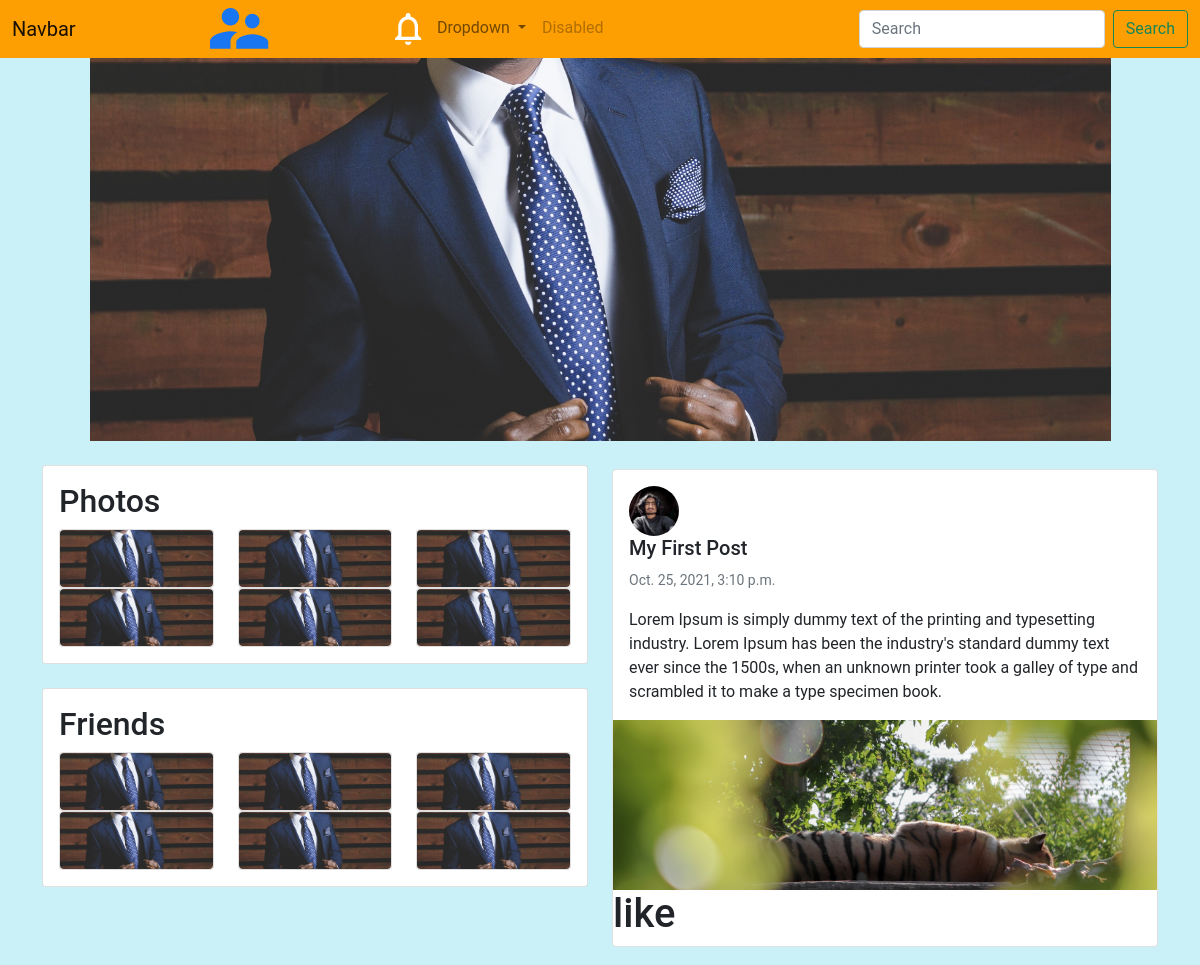
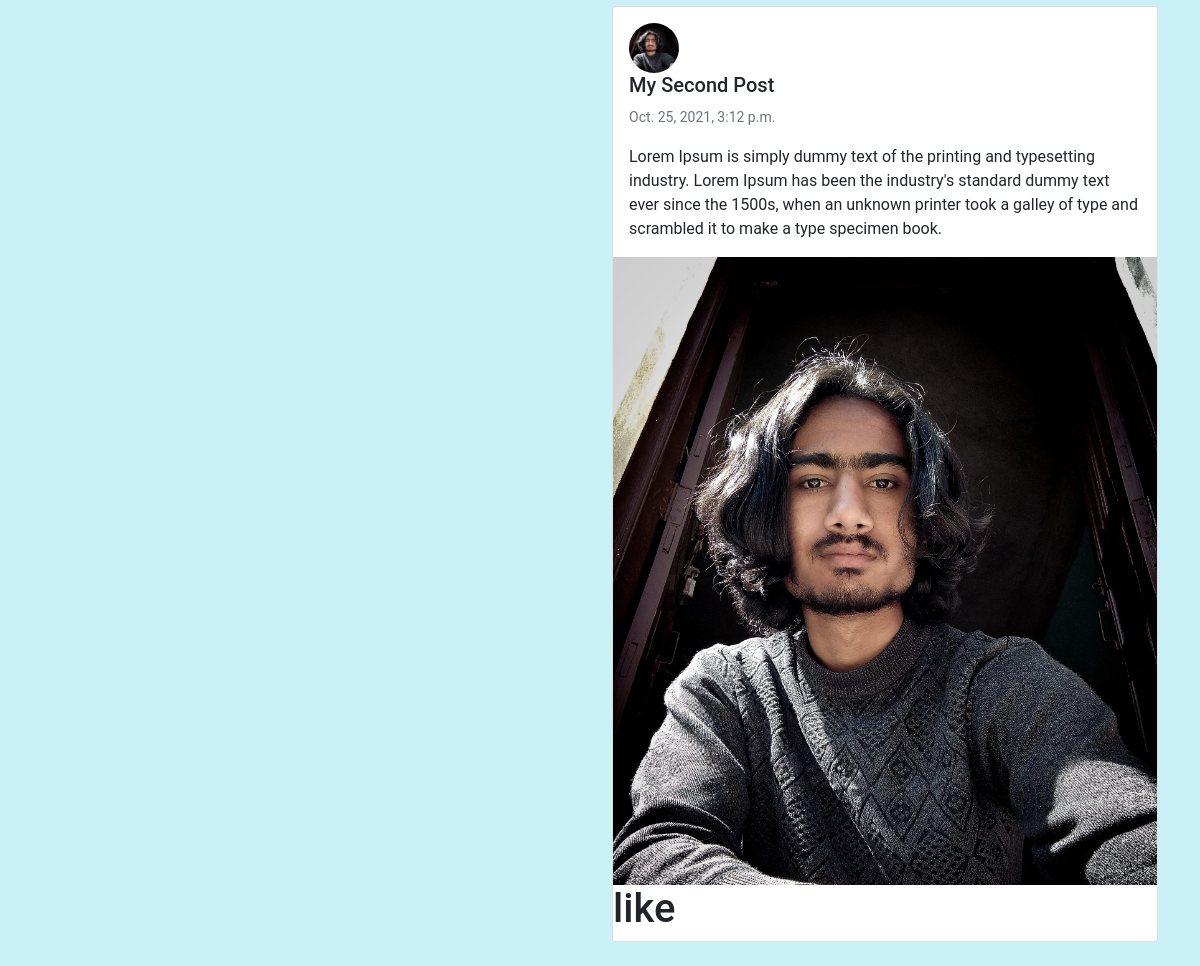
The app's page /user_profile/ (signed in) with its own data (2 pictures, top to bottom).
### myapp/models.py (models this page shows, shortened)
class CoverPic(models.Model):
    caption = models.CharField(max_length=500,blank = True)
    user = models.ForeignKey(Profile,on_delete=models.CASCADE,related_name="covers",default='')
    pic = models.ImageField( upload_to = 'Cover_Pic/Images',default="default/avatar.png")
    liked_by = models.ManyToManyField(Profile,related_name = 'likes',blank=True)
    created_at = models.DateTimeField(auto_now_add=True)
    updated_at = models.DateTimeField(auto_now= True)

class ProfilePic(models.Model):
    caption = models.CharField(max_length=500,blank = True)
    user = models.ForeignKey(Profile,on_delete=models.CASCADE,related_name="profiles",default='')
    pic = models.ImageField( upload_to = 'Profile_Pic',default = "default/avatar.png")
    liked_by = models.ManyToManyField(Profile,related_name = 'liked_by',blank=True)
    created_at = models.DateTimeField(auto_now_add=True)
    updated_at = models.DateTimeField(auto_now_add = True)

### account/models.py (models this page shows, shortened)
class MyUser(AbstractBaseUser,PermissionsMixin):
    email = models.EmailField(_('email address'), max_length = 40, unique= True)
    username = models.CharField(_('username'),max_length = 30,unique = True)
    first_name = models.CharField(_('first name'),max_length= 30,blank = True)
    last_name = models.CharField(_('last name'),max_length=30,blank = True)
    date_joined = models.DateTimeField(_('date joined'),default= timezone.now)
    last_login = models.DateTimeField(_('last login'),auto_now_add=True)
    is_superuser = models.BooleanField(_('is superuser'),default = False)
    is_staff = models.BooleanField(_('is staff'),default = False)
    is_active = models.BooleanField(_('is active'),default = True)
    objects = CustomUserManager()
    EMAIL_FIELD = 'email'
    USERNAME_FIELD = 'email'
    REQUIRED_FIELDS = ['username']
    class Meta:
        verbose_name = _('user')
        verbose_name_plural = _('users')

### post/models.py (models this page shows, shortened)
class Post(models.Model):
    user = models.ForeignKey(Profile,on_delete=models.CASCADE,related_name="posts",default='')
    title = models.CharField(max_length=300,blank=True)
    description = models.TextField(default='')
    pic = models.ImageField( upload_to = 'Post/Images',blank = True)
    liked_by = models.ManyToManyField(Profile,related_name = 'post_liked_by',blank=True)
    created_at = models.DateTimeField(auto_now_add=True)
    updated_at = models.DateTimeField(auto_now = True)
    def __str__(self):
        return f"{self.user} {self.title}"
    def show_comments(self):
        return self.comments.all()

### myapp/views.py (the view)
# urls.py: path('user_profile/',views.userProfile,name='userProfile'),
def userProfile(request):
    profile_obj = Profile.objects.get(user=request.user)
    profile_pic = profile_obj.get_profile().order_by('-created_at').first()
    cover_pic = profile_obj.get_cover().order_by('-created_at').first()
    posts = Post.objects.filter(user=profile_obj)
    print(Post.objects.filter(user=profile_obj))
    print(posts)
    return render(request,'myapp/user_profile.html',{'profile_pic':profile_pic,'cover_pic':cover_pic,'posts':posts,'friends':profile_obj.show_friends(),'array':MyUser.objects.all()[:6]})

### myapp/models.py (called while the page is built)
    def __str__(self):
        return self.user.username

    def show_friends(self):
        fr = self.friends.all()
        return fr

    def get_profile(self):
        return self.profiles.all()

    def get_cover(self):
        return self.covers.all()

### templates/myapp/user_profile.html (shortened to what this page needs)
{% extends 'myapp/base.html'%}
{% load static%}
{% block container%}
<div class="container-md ">
    <div class="row justify-content-center">
        <div class="col-sm-12 col-md-11 ">
            <img src="{{cover_pic.pic.url}}" class="img-fluid" alt="...">
        </div>
    </div>
</div>
    <br>
<div class="container-md">
    <div class="row justify-content-center">
        <div class="col-md-6 col-12">
            <div class="card ">
                <div class="card-body">
                    <div class="row">
                        <div class="col">
                         <h2>Photos</h2>
                        </div>
                    </div>
                    <div class="row justify-content-around">
                        {% for x in array%}
                        <div class="col-4">
                            <div class="card">
                                    <img src="{{cover_pic.pic.url}}" class="rounded float-start img-fluid" alt="..." >
                            </div>
                        </div>
                        {%endfor%}
                    </div>
                </div>
            </div>
            <div class="card mt-4">
                <div class="card-body">
                    <div class="row">
                        <div class="col">
                         <h2>Friends</h2>
                        </div>
                    </div>
                    <div class="row justify-content-around">
                        {% for x in array%}
                        <div class="col-4">
                            <div class="card">
                                    <img src="{{cover_pic.pic.url}}" class="rounded float-start img-fluid" alt="..." >
                            </div>
                        </div>
                        {%endfor%}
                    </div>
                </div>
            </div>
        </div>
        <br>
        <div class="col-md-6 mt-1">
            {% for post in posts%}
                <div class="card-group">
                    <div class="card">
                        <div class="card-body">
                            <img src="{{profile_pic.pic.url}}" alt="profile" class="rounded-circle"  width="50" height="50">
                            <h5 class="card-title">{{post.title}}</h5>
                            <p class="card-text"><small class="text-muted">{{post.created_at}}</small></p>
                            <p class="card-text">{{post.description}}</p>
                        </div>
                        {% if post.pic%}
                            <img src="{{post.pic.url}}" alt="image" >
                        {%endif%}
                        <div class="row">
                            <div class="col">
                                <h1>like</h1>
                            </div>
                            <div class="col">
                            </div>
                        </div>
                    </div>
                </div>
                <br>
            {%endfor%}
        </div>
    </div>
</div>
{% endblock%}

### templates/myapp/base.html (shortened to what this page needs)
<!doctype html>
<html lang="en">
  <head>
    {% load static%}
    <link href="https://cdn.jsdelivr.net/npm/bootstrap@5.1.0/dist/css/bootstrap.min.css" rel="stylesheet">
    <link rel="stylesheet" type = "text/css" href="{% static 'css/chat.css' %}">
  </head>
  <body>
    {% block nav%}
        <nav class="navbar navbar-expand-lg navbar-light ">
            <div class="container-fluid">
            <a class="navbar-brand" href="#">Navbar</a>
            <div class="collapse navbar-collapse" id="navbarSupportedContent">
                <ul class="navbar-nav me-auto mb-2 mb-lg-0">
                <li class="nav-item offset-5">
                    <a href="{%url 'find_friends'%}" id = 'find_fr'><img src="{% static 'images/friends.png'%}" alt="hello"></a>
                </li>
                <li class="nav-item offset-5">
                    <a href="{%url 'see_friend_requests'%}"><img src="{% static 'images/notification.png'%}" alt="hello"></a>
                </li>
                <li class="nav-item dropdown">
                    <a class="nav-link dropdown-toggle" href="#" id="navbarDropdown" role="button" data-bs-toggle="dropdown" aria-expanded="false">
                    Dropdown
                    </a>
                </li>
                <li class="nav-item">
                    <a class="nav-link disabled" href="#" tabindex="-1" aria-disabled="true">Disabled</a>
                </li>
                </ul>
                <form class="d-flex" action="{% url 'search'%}">
                    <input onchange="myfun" class="form-control me-2" type="text" id="user" name="user"  placeholder="Search" aria-label="Search" required>
                <button class="btn btn-outline-success" type="submit">Search</button>
                </form>
            </div>
            </div>
        </nav>
    {% endblock nav%}
    {% block container%}
    {% endblock container%}
  </body>
</html>

### static/css/chat.css (style rules this page uses)
body { background-color: #caf0f8; font-family: 'Roboto', sans-serif }
nav { background-color: #fd9e02; }

### records on screen
CoverPic: pic (picture)
MyUser: pic (picture)
MyUser: pic (picture)
MyUser: pic (picture)
MyUser: pic (picture)
MyUser: pic (picture)
MyUser: pic (picture)
Post: pic (picture), title "My First Post", created_at "Oct. 25, 2021, 3:10 p.m.", description "Lorem Ipsum is simply dummy text of the printing and typesetting industry. Lorem Ipsum has been the industry's standard dummy text ever since the 1500s, when an unknown printer took a galley of type and scrambled it to make a type specimen book."
Post: pic (picture), title "My Second Post", created_at "Oct. 25, 2021, 3:12 p.m.", description "Lorem Ipsum is simply dummy text of the printing and typesetting industry. Lorem Ipsum has been the industry's standard dummy text ever since the 1500s, when an unknown printer took a galley of type and scrambled it to make a type specimen book."
